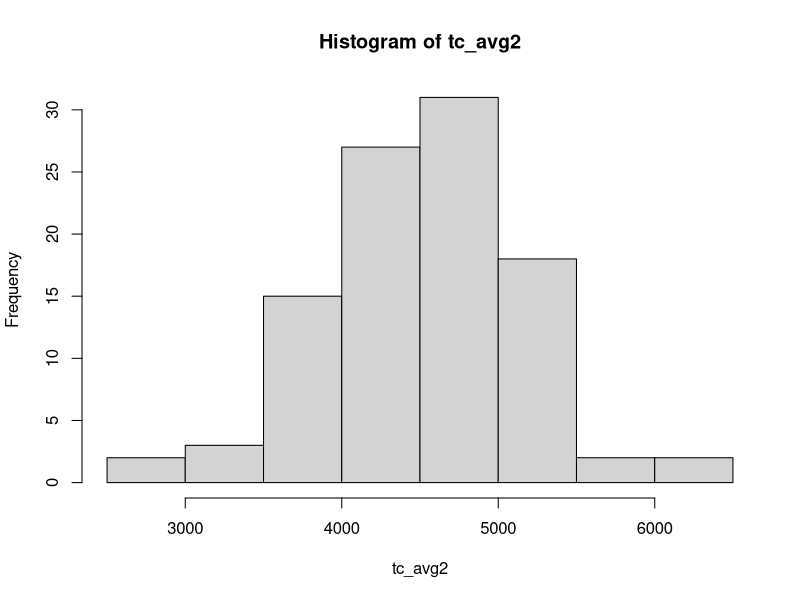

The R script that drew this image:
##############################################################################
####  Simple individual level 3-state transition model with fixed         ####
####    probabilities over time                                           ####    

# Developed by the Decision Analysis in R for Technologies in Health (DARTH) group
# Fernando Alarid-Escudero, PhD (1) 
# Eva A. Enns, MS, PhD (1)	
# M.G. Myriam Hunink, MD, PhD (2,3)
# Hawre J. Jalal, MD, PhD (4) 
# Eline M. Krijkamp, MSc (2)	6t
# Petros Pechlivanoglou, PhD (5) 

# In collaboration of: 		
# 1 University of Minnesota School of Public Health, Minneapolis, MN, USA
# 2 Erasmus MC, Rotterdam, The Netherlands
# 3 Harvard T.H. Chan School of Public Health, Boston, USA
# 4 University of Pittsburgh Graduate School of Public Health, Pittsburgh, PA, USA
# 5 The Hospital for Sick Children, Toronto and University of Toronto, Toronto ON, Canada

#####################################################################################
# Please cite our publications when using this code
# Jalal H, et al. An Overview of R in Health Decision Sciences. Med. Decis. Making. 2017; 37(3): 735-746. 
# Krijkamp EM, et al. Microsimulation modeling for health decision sciences using R: a tutorial. Med. Decis. Making. 2018; (in press). 

#####################################################################################
# Copyright 2017, THE HOSPITAL FOR Sick CHILDREN AND THE COLLABORATING INSTITUTIONS. 
# All rights reserved in Canada, the United States and worldwide.  
# Copyright, trademarks, trade names and any and all associated intellectual property are exclusively owned by THE HOSPITAL FOR Sick CHILDREN and the 
# collaborating institutions and may not be used, reproduced, modified, distributed or adapted in any way without written permission.

#####################################################################################
rm(list =ls())

# setwd("your working directory")  #set working directory as the folder where the course material is stored

# INPUT PARAMETERS
set.seed(1987)                            # set the seed 

# Model structure
v.n       <- c("Healthy", "Sick", "Dead")    # state names
n.s       <- length(v.n)                     # number of states
n.i       <- 10000                           # number of individuals
n.sim     <- 100                             # number of PSA simulations
v.M_Init  <- rep("Healthy",n.i)              # initial state for all individuals
n.t       <- 60                              # number of cycles

# Costs and utilities  
p.HD <- rbeta(n.sim, 20,  980)                # probability from healthy to dead
p.HS <- rbeta(n.sim, 50,  950)                # probability from healthy to sick
p.SD <- rbeta(n.sim, 100, 900)                # probability from sick to dead
c.H  <- rnorm(n.sim, 400, 50)                 # cost of being in healthy state
c.S  <- rnorm(n.sim, 100, 80)                 # cost of being in sick state
c.D  <- 0

u.H  <- rnorm(n.sim, 0.8, 0.02)               # utility of being in healthy state
u.S  <- rnorm(n.sim, 0.5, 0.02)               # utility of being in the sick state
u.D  <- 0
d.r  <- 0.03                    # discount rate per cycle
v.dw <- 1 / (1 + d.r) ^ (0:n.t) # calculate discount weights for each cycle based on discount rate d.r

########################################## samplev solution #######################3
# samplev : efficient implementation of the rMultinom() function of the Hmisc package 
# probs: the matrix of probabilities for each individual for each state at each time point
# m: the number of values that need to be sampled at a time per individual

samplev <- function (probs, m) {
  d <- dim(probs)
  n <- d[1]
  k <- d[2]
  lev <- dimnames(probs)[[2]]
  if (!length(lev)) 
    lev <- 1:k
  ran <- matrix(lev[1], ncol = m, nrow = n)
  U <- t(probs)
  for(i in 2:k) {
    U[i, ] <- U[i, ] + U[i - 1, ]
  }
  if (any((U[k, ] - 1) > 1e-05))
    stop("error in multinom: probabilities do not sum to 1")
  
  for (j in 1:m) {
    un <- rep(runif(n), rep(k, n))
    ran[, j] <- lev[1 + colSums(un > U)]
  }
  ran
}

# CONSTRUCT PROBABILITY FUNCTION
# Probs function outputs transition probabilities for next cycle

# Application of the samplev() function requires slight modification of the function updating the transition probabilities. This modification is necessary for the matrix of probabilities to be updated for a cohort of individuals rather than a specific individual. Hence, the output of the Probs() function is now a matrix of n.sim x n.s. Since the samplev() function samples the state individuals conditional on their probability, state names are required as columnames 
set.seed(1987)                            # set the seed 


Probs <- function(M_it, k) { 
  # M_it:    current health state
  # m.n :    the matrix of possible states
  p.it <- matrix(0, nrow = n.s, ncol = n.i)             # create matrix of state transition probabilities
  rownames(p.it) <-  v.n                                # give the state names to the rows
  
  # update p.it with the appropriate probabilities   
  p.it [, M_it == "Healthy"] <- c(1 - p.HD[k] - p.HS[k], p.HS[k], p.HD[k])     # transition probabilities when Healthy 
  p.it [, M_it == "Sick"]    <- c(0,     1 - p.SD[k],       p.SD[k])     # transition probabilities when Sick 
  p.it [, M_it == "Dead"]    <- c(0,            0,          1)     # transition probabilities when Dead      
  return(t(p.it))    # return the transition probabilities
}  

# CONSTRUCT COST FUNCTION
# Costs function calculates the cost accrued by an individual this cycle
Costs <- function (M_it, k) {
  # M_it: current health state
  c.it <- c()
  c.it[M_it == "Dead"]    <- c.D        # costs at Dead state
  c.it[M_it == "Healthy"] <- c.H[k]     # costs accrued by being Healthy this cycle
  c.it[M_it == "Sick"]    <- c.S[k]     # costs accrued by being Sick this cycle
  
  return(c.it)  # return costs accrued this cycle
}

samplev <- function (probs, m) {
  d <- dim(probs)
  n <- d[1]
  k <- d[2]
  lev <- dimnames(probs)[[2]]
  if (!length(lev)) 
    lev <- 1:k
  ran <- matrix(lev[1], ncol = m, nrow = n)
  U <- t(probs)
  for(i in 2:k) {
    U[i, ] <- U[i, ] + U[i - 1, ]
  }
  if (any((U[k, ] - 1) > 1e-05))
    stop("error in multinom: probabilities do not sum to 1")
  
  for (j in 1:m) {
    un <- rep(runif(n), rep(k, n))
    ran[, j] <- lev[1 + colSums(un > U)]
  }
  ran
}

# CONSTRUCT OUTCOME (EFFECTIVENESS) FUNCTION
# Effs function outputs QALYs accrued by an individual for this cycle
Effs <- function (M_it, k) {
  # M_it: current health state
  q.it <- c() 
  q.it[M_it == "Dead"]    <- u.D           # QALYs at Dead state
  q.it[M_it == "Healthy"] <- u.H[k]        # QALYs accrued by being Healthy this cycle
  q.it[M_it == "Sick"]    <- u.S[k]        # QALYs accrued by being Sick this cycle
  
  return(q.it)  # return the QALYs accrued this cycle
}

# start PSA
p <- Sys.time()
tc_PSA <- te_PSA <- matrix(NA, nrow = n.i, ncol = n.sim)


for (k in  1: n.sim)
    {# CREATE RESULT MATRICES
  # m.M: health state for each patient at each cycle
  # m.E: outcomes (e.g. QALYs) accrued by each patient at each cycle
  # m.C: costs accrued by each individual at each cycle
  m.M  <- m.E <- m.C <- 
    matrix(nrow = n.i, ncol = n.t + 1, 
           dimnames = list(paste("ind",   1:n.i, sep = " "),   # name the rows ind1, ind2, ind3, etc.
                           paste("cycle", 0:n.t, sep = " ")))  # name the columns cycle1, cycle2, cycle3, etc.
  
  # Start Microsimulation

  # we will simulate all individuals simultaneously (no looping over individuals)
  m.M[, 1] <- v.M_Init         # initial health state for all individuals
  m.C[, 1] <- Costs(m.M[, 1], k)  # costs accrued by each individual during cycle 0
  m.E[, 1] <- Effs( m.M[, 1] , k)  # QALYs accrued by each individual during cycle 0
  
  # cycles 1 through n.t
  for (t in 1:n.t) { # open time loop
    
    # get transition probabilities based on health state at t
    m.p <- Probs(m.M[, t], k)
    
    # sample the current health state based on transition probabilities v.p 
    m.M[, t+1] <- samplev(m.p, 1)      # health states for all individuals during cycle t + 1
    m.C[, t+1] <- Costs(m.M[, t + 1], k)  # costs accrued by each individual during cycle  t + 1
    m.E[, t+1] <- Effs( m.M[, t + 1], k)  # QALYs accrued by each individual during cycle  t + 1
    
  } 
  
  
  # CACLULATE TOTAL COSTS AND QALYS
  v.dw <- 1 / (1 + d.r) ^ (0:n.t) # calculate discount weight for each cycle based on discount rate d.r
  
  tc_PSA[, k] <- m.C %*% v.dw    # total discounted cost per individual
  te_PSA[, k] <- m.E %*% v.dw    # total discounted QALYs per individual 
}

tc_avg2 <- colMeans(tc_PSA)    # average discounted cost 
te_avg2 <- colMeans(te_PSA)    # average discounted QALYs

hist(tc_avg2)

print(Sys.time() - p)
